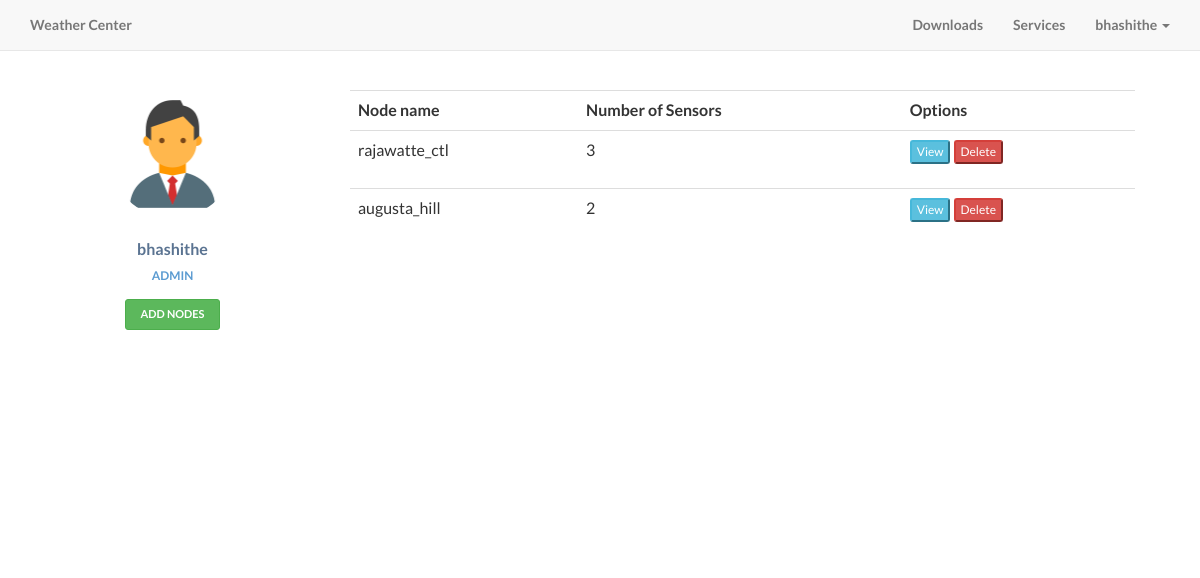
The app's page /profile.php (signed in) with its own data.
### tables this page shows
CREATE TABLE IF NOT EXISTS `user` (
  `username` varchar(25) NOT NULL,
  `email` varchar(255) NOT NULL,
  `email_code` varchar(255) NOT NULL,
  `password` text NOT NULL,
  `generated_string` varchar(255) NOT NULL,
  `confirmed` int(1) NOT NULL,
`id` int(11) NOT NULL,
  `freq` int(11) NOT NULL DEFAULT '1800',
  `type` varchar(10) NOT NULL DEFAULT 'user'
);

CREATE TABLE IF NOT EXISTS `user_node` (
  `node_id` int(11) NOT NULL,
  `user_id` int(11) NOT NULL
);

CREATE TABLE IF NOT EXISTS `node` (
`node_id` int(11) NOT NULL,
  `node_name` varchar(50) NOT NULL,
  `location` int(11) NOT NULL,
  `node_type` varchar(50) NOT NULL,
  `uniq_str` varchar(100) NOT NULL,
  `time_stamp` timestamp NOT NULL DEFAULT CURRENT_TIMESTAMP
);

### lib/classes/Database.php (called while the page is built, shortened)
<?php
class Database {
    private $db;
    private static $instance=NULL;
    private $config = array(
                            'host'      => 'localhost',
                            'username' 	=> 'root',
                            'password' 	=> '',
                            'dbname' 	=> 'weather'
                            );
    private function __construct() {
        try
        {
            $this->db = new PDO('mysql:host=' . $this->config['host'] . ';dbname=' . $this->config['dbname'], $this->config['username'], $this->config['password']);
            $this->db->setAttribute(PDO::ATTR_ERRMODE, PDO::ERRMODE_EXCEPTION);
        } catch (PDOException $e) {
            die($e->getMessage());
            exit();
        }
    }
    public static function getConnection()
    {
        if(self::$instance==NULL)
        {
            self::$instance = new Database();
        }
        return self::$instance;
    }
    public function prepare($sql)
    {
        return $this->db->prepare($sql);
    }
}

### lib/classes/User.php (called while the page is built, shortened)
<?php
require 'Node.php';
class User extends Visitor {
    protected $db;
    protected $confirmed;
    protected $id;
    public function __construct() {
        $this->db = Database::getConnection();
        switch( func_num_args() ) {
            case 0:
                self::__construct1();
                break;
            case 1:
                self::__construct2($argv[0]);
                break;
         }
    }
    public function __construct1()
    {
        if($this->loggedIn())
        {
            $this->id = $_SESSION['id'];
            $this->setUsername($this->getUserId());
            $this->setEmail($this->getUserId());
            $this->setConfirmed($this->getUserId());
            if($this->confirmed && $this->hasNodes() && $this->getUserId() == $_SESSION['id'])
                $this->nodes = $this->getNodes();
        }
    }
    public function __construct2($id)
    {
        $this->id = $id;
        if ($this->getConfirmed() && $this->hasNodes()) {
            $this->nodes = $this->getNodes();
        }
    }
    public function getConfirmed()
    {
        return $this->confirmed;
    }
    public function setUsername($id)
    {
        $query = $this->db->prepare("SELECT `username` FROM `user` WHERE `id` = ?");
        $query->bindValue(1,$id);
        try
        {
            $query->execute();
        } catch (PDOException $e) {
            die($e->getMessage());
        }
    }
    public function setConfirmed($id)
    {
        $query = $this->db->prepare("SELECT `confirmed` FROM `user` WHERE `id` = ?");
        $query->bindValue(1,$id);
        try {
            $query->execute();
            $this->confirmed =  $query->fetchColumn();
        } catch (PDOException $e) {
            die($e->getMessage());
        }
    }
    public function setEmail($id)
    {
        $query = $this->db->prepare("SELECT `email` FROM `user` WHERE `id` = ?");
        $query->bindValue(1,$id);
        try {
            $query->execute();
        } catch (PDOException $e) {
            die($e->getMessage());
        }
    }
    public function getNodes()
    {
        $query = $this->db->prepare("SELECT `node_id` FROM `user_node` WHERE `user_id` = ?");
        $query->bindValue(1,  $this->getUserId());
        try
        {
            $query->execute();
            $node_data = $query->fetchAll();
            $nodes = NULL;
           foreach ($node_data as $node_ids)
            {
               $nodes[]=new Node($node_ids['node_id']);
            }
            return $nodes;
        } catch (PDOException  $e) {
            die($e->getMessage());
        }
    }
    public function loggedIn()
    {
            if(!empty($_SESSION['id']))
            {
                    return true;
            }
            else
            {
                    return false;
            }
    }
    public function getUserId()
    {
        return $this->id;
    }
    public function hasNodes()
    {
        $query = $this->db->prepare("SELECT COUNT(*) FROM `user_node` WHERE `user_id` = ?");
        $query->bindValue(1,  $this->getUserId());
        try
        {
            $query->execute();
            $data = $query->fetchColumn();
            if($data==0)
            {
                return false;
            }
            else
            {
                return true;
            }
        } catch (PDOException $e) {
            die($e->getMessage());
        }
    }
}

### lib/init.php (called while the page is built, shortened)
<?php
require 'classes/Database.php';
require 'classes/User.php';
if(isset($_SESSION['id']))
{
    $user = new User($_SESSION['id']);
    if($user->isAdmin())
    {
        $user = new Admin($_SESSION['id']);
    }
}
else
{
    $user = new User();
}

### lib/classes/Node.php (called while the page is built, shortened)
<?php
class Node {
    private $db;
    public function __construct() {
        $this->db = Database::getConnection();
        switch( func_num_args() ) {
            case 1:
                self::__construct1($argv[0]);
                break;
         }
    }
    public function __construct1($id)
    {
        $this->setName($id);
        $this->setOwnerId($id);
        $this->setUniqStr($id);
        $this->setType($id);
        $this->setLastUpload($id);
    }
    public function setName($id)
    {
        $query = $this->db->prepare("SELECT `node_name` FROM `node` WHERE `node_id` = ?");
        $query->bindValue(1,$id);
        try
        {
           $query->execute();
        }
        catch(PDOException $e)
        {
           die($e->getMessage());
        }
    }
    public function setUniqStr($id)
    {
        $query = $this->db->prepare("SELECT `uniq_str` FROM `node` WHERE `node_id` = ?");
        $query->bindValue(1,$id);
        try
        {
            $query->execute();
        }
        catch(PDOException $e)
        {
            die($e->getMessage());
        }
    }
    public function setType($id)
    {
        $query = $this->db->prepare("SELECT `node_type` FROM `node` WHERE `node_id` = ?");
        $query->bindValue(1,$id);
        try
        {
            $query->execute();
        }
        catch(PDOException $e)
        {
            die($e->getMessage());
        }
    }
    public function setOwnerId($id)
    {
        $query = $this->db->prepare("SELECT `user_id` FROM `user_node` WHERE `node_id` = ?");
        $query->bindValue(1,$id);
        try
        {
            $query->execute();
        }
        catch(PDOException $e)
        {
            die($e->getMessage());
        }
    }
    public function setLastUpload($id)
    {
        $query = $this->db->prepare("SELECT `time_stamp` FROM `node` WHERE `node_id` = ?");
        $query->bindValue(1,$id);
        try
        {
           $query->execute();
        }
        catch(PDOException $e)
        {
           die($e->getMessage());
        }
    }
}

### lib/classes/Admin.php (called while the page is built, shortened)
<?php
class Admin extends User{
    public function __construct($id)
    {
        parent::__construct();
    }
}

### profile.php (the view, shortened to what this page needs)
<?php
    require 'lib/init.php';
    if ($user->hasNodes())
    {
        $my_nodes = $user->getNodes();
    }
?>
<html>
    <head>
        <?php
            include 'reqs/head.php';
        ?>
    </head>
    <body>
        <?php
            include 'reqs/menu.php';
        ?>
        <div class="container">
            <div class="row profile">
                        <div class="col-md-3">
                                <div class="profile-sidebar">
                                        <div class="profile-userpic">
                                            <a href="profile.php"><img src="img/avatar/defaultm.png" class="img-responsive" alt="<?php echo $user->getUsername(); ?>"></a>
                                        </div>
                                        <div class="profile-usertitle">
                                                <div class="profile-usertitle-name">
                                                        <?php echo $user->getUsername(); ?>
                                                </div>
                                                <div class="profile-usertitle-job">
                                                        <?php if($user->isAdmin()){echo 'Admin';} else {echo "DataCollector";} ?>
                                                </div>
                                        </div>
                                        <div class="profile-userbuttons">
                                            <?php
                                                if($user->loggedIn())
                                                {
                                            ?>
                                            <a href="add_node.php" class="btn btn-success btn-sm">Add Nodes</a>
                                            <?php
                                                }
                                            ?>
                                        </div>
                                </div>
                        </div>
                        <div class="col-md-9">
                            <div class="profile-content">
                                    <?php
                                    if($user->hasNodes())
                                    {
                                    ?>
                                    <table class="table table-hover">
                                        <tr>
                                            <th>Node name</th>
                                            <th>Number of Sensors</th>
                                            <th>Options</th>
                                        </tr>
                                    <?php
                                        foreach ($my_nodes as $node)
                                        {
                                    ?>
                                        <tr>
                                            <td>
                                                    <?php echo $node->getName(); ?>
                                            </td>
                                            <td>
                                                <?php
                                                    echo $node->getSensorCount();
                                                ?>
                                            </td>
                                            <td>
                                                <form method="POST" action="">
                                                    <input type="button" class="btn-xs btn-info" onclick="location.href='node_data.php?id=<?php echo $node->getNodeId(); ?>'" value="View">
                                                    <input class="btn-xs btn-danger right" type="submit" name="delete" value="Delete">
                                                </form>
                                            </td>
                                        </tr>
                                    <?php
                                        }
                                    ?>
                                    </table>
                                    <?php
                                    }
                                    ?>
                            </div>
                        </div>
                </div>
        </div>
    </body>
</html>

### reqs/menu.php (shortened to what this page needs)
<nav class="navbar navbar-default navbar-fixed-top topnav" role="navigation">
    <div class="container topnav">
        <div class="navbar-header">
            <a class="navbar-brand topnav" href="index.php">Weather Center</a>
        </div>
        <div class="collapse navbar-collapse" id="bs-example-navbar-collapse-1">
            <ul class="nav navbar-nav navbar-right">
                <li>
                    <a href="#">Downloads</a>
                </li>
                <li>
                    <a href="#">Services</a>
                </li>
                    <?php
                        $user = new User();
                        if(!$user->loggedIn())
                        {
                    ?>
                        <li>
                            <a href="login.php">Login</a>
                        </li>
                    <?php
                        }
                        else
                        {
                    ?>
                        <li class="dropdown">
                            <a href="#" class="dropdown-toggle" data-toggle="dropdown" role="button" aria-haspopup="true" aria-expanded="false"><?php echo $user->getUsername();?> <span class="caret"></span></a>
                        </li>
                    <?php
                        }
                    ?>
            </ul>
        </div>
    </div>
</nav>

### css/landing-page.css (style rules this page uses)
body, html { width: 100%; height: 100%; }
body, h1, h2, h3, h4, h5, h6 { font-family: "Lato","Helvetica Neue",Helvetica,Arial,sans-serif; font-weight: 700; }
.topnav { font-size: 14px; }

### css/app.css (style rules this page uses)
.profile { margin: 20px 0; }
.profile-sidebar { padding: 20px 0 10px 0; background: #fff; }
.profile-userpic img { float: none; margin: 0 auto; width: 50%; -webkit-border-radius: 50% !important; -moz-border-radius: 50% !important; border-radius: 50% !important; }
.profile-usertitle { text-align: center; margin-top: 20px; }
.profile-usertitle-name { color: #5a7391; font-size: 16px; font-weight: 600; margin-bottom: 7px; }
.profile-usertitle-job { text-transform: uppercase; color: #5b9bd1; font-size: 12px; font-weight: 600; margin-bottom: 15px; }
.profile-userbuttons { text-align: center; margin-top: 10px; }
.profile-userbuttons .btn { text-transform: uppercase; font-size: 11px; font-weight: 600; padding: 6px 15px; margin-right: 5px; }
.profile-userbuttons .btn:last-child { margin-right: 0px; }
.profile-content { padding: 20px; background: #fff; min-height: 460px; border: 0,1px,0,0; }

### records on screen
user: username "bhashithe"
user_node: node.node_name "rajawatte_ctl", SensorCount "3"
user_node: node.node_name "augusta_hill", SensorCount "2"
